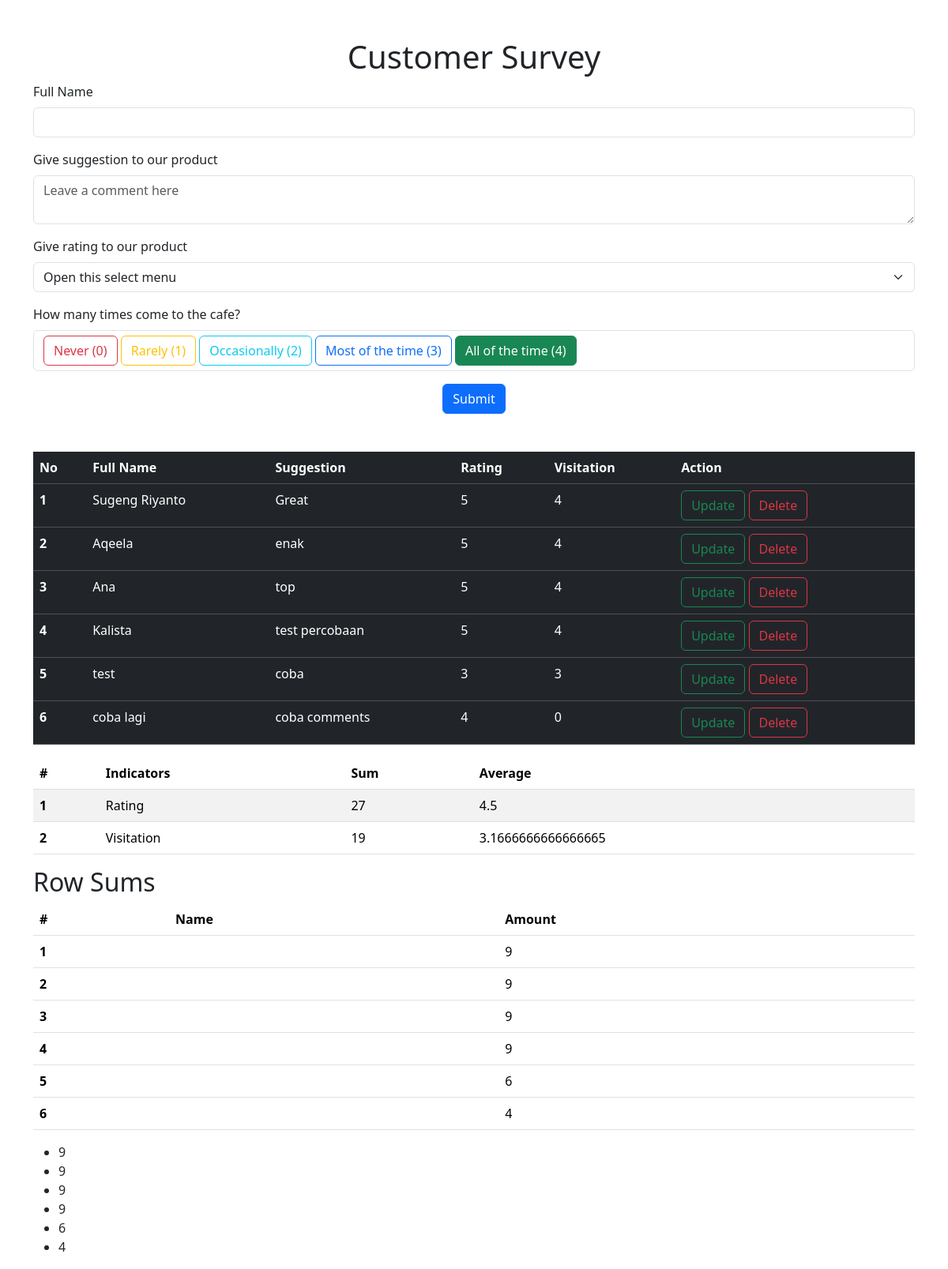
The page / on the database its author committed.
### tables this page shows
CREATE TABLE submissions (
    id INTEGER PRIMARY KEY AUTOINCREMENT,
    fullname TEXT NOT NULL,
    suggest TEXT NOT NULL,
    rating INTEGER,
    coming INTEGER
    );

### main.py (the view)
@app.route('/')
def index():
    conn = sqlite3.connect('db.sqlite3')
    cursor = conn.cursor()
    cursor.execute('SELECT * FROM submissions')
    submissions = cursor.fetchall()
    data=submissions
    column1_sum = sum(row[3] for row in data)
    column2_sum = sum(row[4] for row in data)
    column1_avg = column1_sum / len(data)
    column2_avg = column2_sum / len(data)
    row_sums = [sum(row[3:]) for row in data]
    name_isian=  (row[1] for row in data)
    conn.close()
    return render_template('index.html', name_isian=name_isian, submissions=submissions, column1_sum=column1_sum, column2_sum=column2_sum, column1_avg=column1_avg, column2_avg=column2_avg, row_sums=row_sums)

### templates/index.html (shortened to what this page needs)
<!doctype html>
<html lang="en">
  <head>
    <link href="https://cdn.jsdelivr.net/npm/bootstrap@5.3.2/dist/css/bootstrap.min.css" rel="stylesheet">
  </head>
  <body>
    <div class="container">
        <h1 class="text-center mt-5">Customer Survey</h1>
        <form action="/submit" method="POST">
            <div class="mb-3">
              <label for="fullname" class="form-label">Full Name</label>
              <input type="text" class="form-control" id="fullname" aria-describedby="fullname" name="fullname">
            </div>
            <div class="mb-3">
                <label for="fullname" class="form-label">Give suggestion to our product</label>
                <textarea class="form-control" name="suggest" placeholder="Leave a comment here" id="floatingTextarea"></textarea>
            </div>
            <div class="mb-3">
                <label for="rating" class="form-label">Give rating to our product</label>
                <select class="form-select" aria-label="Default select example" name="rating">
                    <option selected>Open this select menu</option>
                  </select>
            </div>
            <div class="mb-3">
              <label for="coming" class="form-label">How many times come to the cafe?</label>
              <div class="form-control ">
              <label class="btn btn-outline-danger" for="danger-outlined">Never (0)</label>
              <label class="btn btn-outline-warning" for="warning-outlined">Rarely (1)</label>
              <label class="btn btn-outline-info" for="info-outlined">Occasionally (2)</label>
              <label class="btn btn-outline-primary" for="primary-outlined">Most of the time (3)</label>
              <label class="btn btn-outline-success" for="success-outlined">All of the time (4)</label>
            </div>
            </div>
            </div>
            <div class="text-center">
                <button type="submit" class="btn btn-primary">Submit</button>
            </div>
    <div class="container mt-5">
        <table class="table table-dark">
            <thead>
              <tr>
                <th scope="col">No</th>
                <th scope="col">Full Name</th>
                <th scope="col">Suggestion</th>
                <th scope="col">Rating</th>
                <th scope="col">Visitation</th>
                <th scope="col">Action</th>
              </tr>
            </thead>
            <tbody>
              <tr>
                {% for i in submissions %}
                <th scope="row">{{ loop.index }}</th>
                <td>{{ i[1] }}</td>
                <td>{{ i[2] }}</td>
                <td>{{ i[3] }}</td>
                <td>{{ i[4] }}</td>
                <td>
                    <a href="{{ url_for('edit', id=i[0]) }}" type="button" class="btn btn-outline-success">Update</a>
                    <a href="{{ url_for('delete', id=i[0])}}" type="button" class="btn btn-outline-danger" onclick="return confirm('Are you sure delete this data ?');">Delete</a>
                </td>
              </tr>
            </tbody>
            {% endfor %}
          </table>
<table class="table table-striped">
  <thead>
    <tr>
      <th scope="col">#</th>
      <th scope="col">Indicators</th>
      <th scope="col">Sum</th>
      <th scope="col">Average</th>
    </tr>
  </thead>
  <tbody>
    <tr>
      <th scope="row">1</th>
      <td>Rating</td>
      <td>{{ column1_sum }}</td>
      <td>{{ column1_avg }}</td>
    </tr>
    <tr>
      <th scope="row">2</th>
      <td>Visitation</td>
      <td>{{ column2_sum }}</td>
      <td>{{ column2_avg }}</td>
    </tr>
  </tbody>
</table>
<h2>Row Sums</h2>
<table class="table">
  <thead>
    <tr>
      <th scope="col">#</th>
      <th>Name</th>
      <th scope="col">Amount</th>
    </tr>
  </thead>
  <tbody>
    <tr>
      {% for sum in row_sums %}
      <th scope="row">{{ loop.index }}</th>
      <td>{{ sum[1] }}</td>
      <td>{{ sum }}</td>
    </tr>
    {% endfor %}
  </tbody>
</table>
<ul>
    {% for sum in row_sums %}
    <li>{{ sum }}</li>
    {% endfor %}
</ul>
    </div>
  </body>
</html>

### rows shown on the page
submissions: fullname "Sugeng Riyanto", suggest "Great", rating "5", coming "4"
submissions: fullname "Aqeela", suggest "enak", rating "5", coming "4"
submissions: fullname "Ana", suggest "top", rating "5", coming "4"
submissions: fullname "Kalista", suggest "test percobaan", rating "5", coming "4"
submissions: fullname "test", suggest "coba", rating "3", coming "3"
submissions: fullname "coba lagi", suggest "coba comments", rating "4", coming "0"

### other values the page prints
{{ column1_sum }} "27"
{{ column1_avg }} "4.5"
{{ column2_sum }} "19"
{{ column2_avg }} "3.1666666666666665"
{{ sum }} "9" "9" "9" "9" "6" "4"
